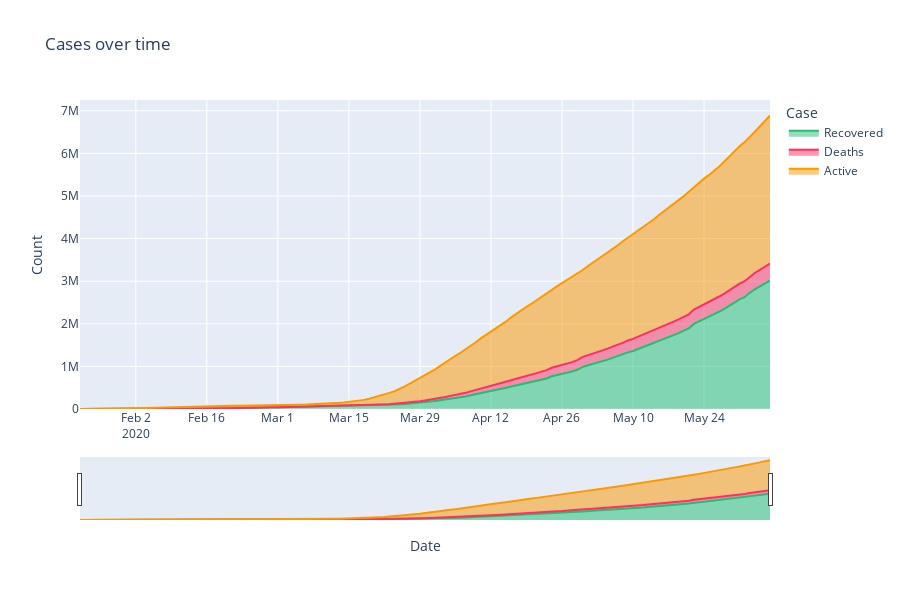

Notebook source saved alongside this figure:
### Code cell
temp = full_table.groupby('Date')['Recovered', 'Deaths', 'Active'].sum().reset_index()
temp = temp.melt(id_vars="Date", value_vars=['Recovered', 'Deaths', 'Active'],
                 var_name='Case', value_name='Count')
temp.head()

fig = px.area(temp, x="Date", y="Count", color='Case', height=600,
             title='Cases over time', color_discrete_sequence = [rec, dth, act])
fig.update_layout(xaxis_rangeslider_visible=True)
fig.show()

### Figure 1 — Plotly figure (JSON) as saved in the notebook; plotly's stock layout.template omitted (floating-point values rounded to 4 significant figures; data arrays with more than 128 entries replaced by an {"elided": "..."} marker saying what was removed)
{"data": [{"hoverlabel": {"namelength": 0}, "hovertemplate": "Case=Recovered<br>Date=%{x}<br>Count=%{y}", "legendgroup": "Recovered", "line": {"color": "#21bf73"}, "mode": "lines", "name": "Recovered", "orientation": "v", "showlegend": true, "stackgroup": "1", "type": "scatter", "x": {"elided": "137 str values"}, "xaxis": "x", "y": {"elided": "137 int values"}, "yaxis": "y"}, {"hoverlabel": {"namelength": 0}, "hovertemplate": "Case=Deaths<br>Date=%{x}<br>Count=%{y}", "legendgroup": "Deaths", "line": {"color": "#ff2e63"}, "mode": "lines", "name": "Deaths", "orientation": "v", "showlegend": true, "stackgroup": "1", "type": "scatter", "x": {"elided": "137 str values"}, "xaxis": "x", "y": {"elided": "137 int values"}, "yaxis": "y"}, {"hoverlabel": {"namelength": 0}, "hovertemplate": "Case=Active<br>Date=%{x}<br>Count=%{y}", "legendgroup": "Active", "line": {"color": "#fe9801"}, "mode": "lines", "name": "Active", "orientation": "v", "showlegend": true, "stackgroup": "1", "type": "scatter", "x": {"elided": "137 str values"}, "xaxis": "x", "y": {"elided": "137 int values"}, "yaxis": "y"}], "layout": {"height": 600, "legend": {"title": {"text": "Case"}, "tracegroupgap": 0}, "title": {"text": "Cases over time"}, "xaxis": {"anchor": "y", "domain": [0, 1], "rangeslider": {"visible": true}, "title": {"text": "Date"}}, "yaxis": {"anchor": "x", "domain": [0, 1], "title": {"text": "Count"}}}}
